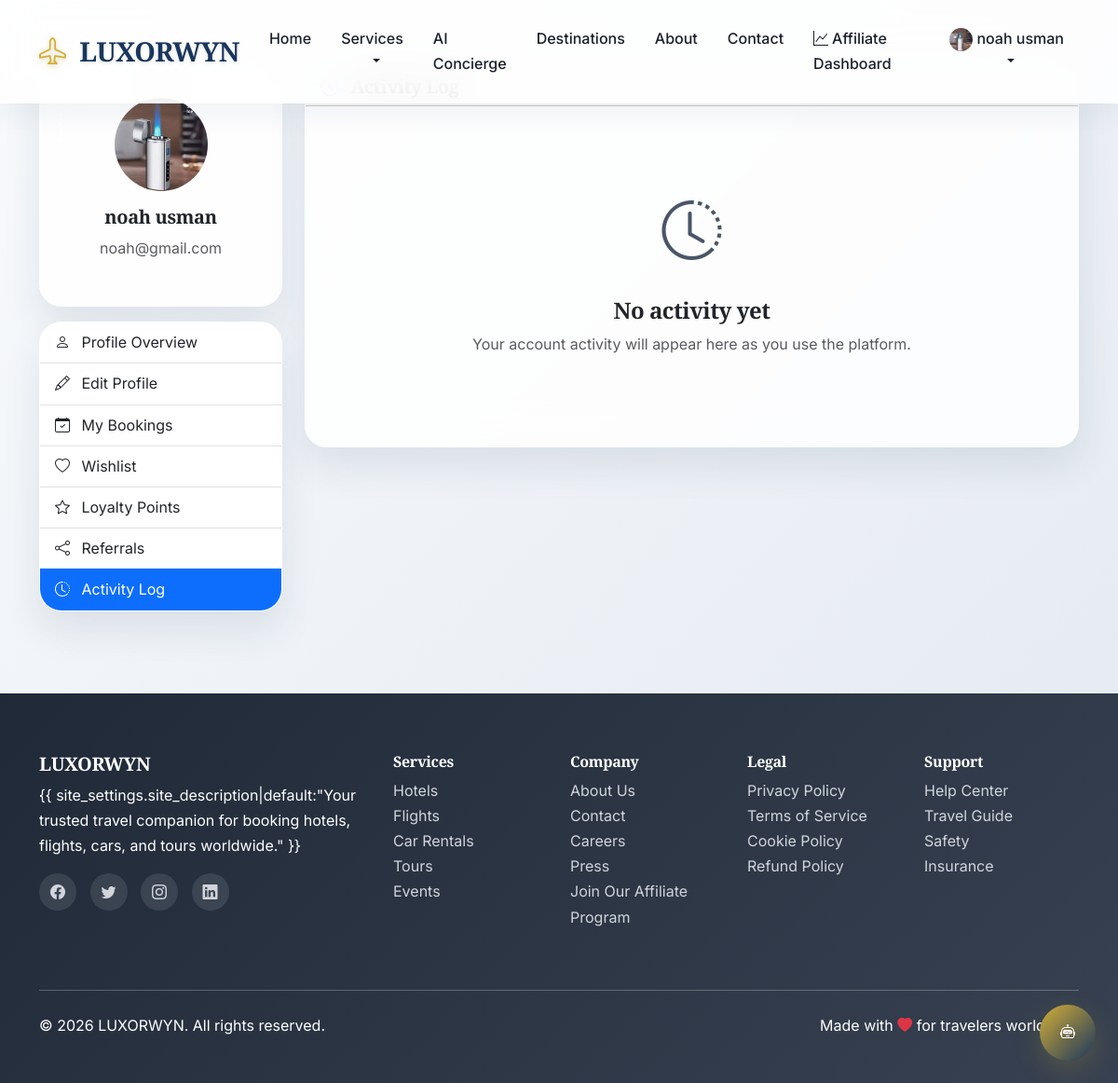
/users/activity-log/ (signed in), run on the app's committed database.
### core/models.py (models this page shows, shortened)
class SiteSettings(models.Model):
    site_name = models.CharField(max_length=100, default="TravelHub")
    site_description = models.CharField( max_length=500, default="your best travel service")
    default_currency = models.ForeignKey(Currency, on_delete=models.SET_NULL, null=True)
    default_language = models.CharField(max_length=5, default='en')
    commission_rate = models.DecimalField(max_digits=5, decimal_places=2, default=10.0)
    booking_cancellation_hours = models.IntegerField(default=24)
    support_email = models.EmailField(blank=True)
    support_phone = models.CharField(max_length=20, blank=True)
    class Meta:
        verbose_name_plural = "Site Settings"

### users/models.py (models this page shows, shortened)
class User(AbstractUser):
    email = models.EmailField(_('email address'), unique=True)
    username = models.CharField(_('username'), max_length=150, unique=True, blank=True)
    first_name = models.CharField(_('first name'), max_length=150)
    last_name = models.CharField(_('last name'), max_length=150)
    phone = models.CharField(max_length=20, blank=True)
    date_of_birth = models.DateField(null=True, blank=True)
    country = CountryField(blank=True)
    city = models.CharField(max_length=100, blank=True)
    address = models.TextField(blank=True)
    profile_picture = models.ImageField(upload_to='profile_pictures/', blank=True)
    preferred_currency = models.CharField(max_length=3, default='USD')
    preferred_language = models.CharField(max_length=5, default='en')
    is_verified = models.BooleanField(default=False)
    is_premium = models.BooleanField(default=False)
    premium_expires = models.DateTimeField(null=True, blank=True)
    referral_code = models.CharField(max_length=20, unique=True, blank=True)
    referred_by = models.ForeignKey('self', on_delete=models.SET_NULL, null=True, blank=True)
    total_bookings = models.IntegerField(default=0)
    total_spent = MoneyField(max_digits=10, decimal_places=2, default_currency='USD', default=0)
    loyalty_points = models.IntegerField(default=0)
    email_notifications = models.BooleanField(default=True)
    sms_notifications = models.BooleanField(default=False)
    promotional_emails = models.BooleanField(default=True)
    USERNAME_FIELD = 'email'
    REQUIRED_FIELDS = ['first_name', 'last_name', 'username']
    def get_full_name(self):
        return f"{self.first_name} {self.last_name}"

### users/views.py (the view)
# urls.py: path('activity-log/', views.activity_log, name='activity_log'),
@login_required
def activity_log(request):
    activities = UserActivity.objects.filter(user=request.user)[:50]
    context = {
        'activities': activities,
    }
    return render(request, 'users/activity_log.html', context)

### templates/users/activity_log.html (shortened to what this page needs)
{% extends 'base.html' %}
{% block content %}
<div class="container mt-5 pt-4">
    <div class="row">
        <div class="col-lg-3 mb-4">
            <div class="card">
                <div class="card-body text-center">
                    {% if user.profile_picture %}
                        <img src="{{ user.profile_picture.url }}" alt="Profile Picture" class="rounded-circle mb-3" width="100" height="100" style="object-fit: cover;">
                    {% else %}
                        <div class="bg-primary rounded-circle d-inline-flex align-items-center justify-content-center mb-3" style="width: 100px; height: 100px;">
                            <i class="bi bi-person-fill text-white" style="font-size: 2rem;"></i>
                        </div>
                    {% endif %}
                    <h5>{{ user.get_full_name }}</h5>
                    <p class="text-muted">{{ user.email }}</p>
                </div>
            </div>
            <div class="card mt-3">
                <div class="list-group list-group-flush">
                    <a href="{% url 'profile' %}" class="list-group-item list-group-item-action">
                        <i class="bi bi-person me-2"></i> Profile Overview
                    </a>
                    <a href="{% url 'edit_profile' %}" class="list-group-item list-group-item-action">
                        <i class="bi bi-pencil me-2"></i> Edit Profile
                    </a>
                    <a href="{% url 'user_bookings' %}" class="list-group-item list-group-item-action">
                        <i class="bi bi-calendar-check me-2"></i> My Bookings
                    </a>
                    <a href="{% url 'wishlist' %}" class="list-group-item list-group-item-action">
                        <i class="bi bi-heart me-2"></i> Wishlist
                    </a>
                    <a href="{% url 'loyalty_points' %}" class="list-group-item list-group-item-action">
                        <i class="bi bi-star me-2"></i> Loyalty Points
                    </a>
                    <a href="{% url 'referrals' %}" class="list-group-item list-group-item-action">
                        <i class="bi bi-share me-2"></i> Referrals
                    </a>
                    <a href="{% url 'activity_log' %}" class="list-group-item list-group-item-action active">
                        <i class="bi bi-clock-history me-2"></i> Activity Log
                    </a>
                </div>
            </div>
        </div>
        <div class="col-lg-9">
            <div class="card">
                <div class="card-header">
                    <h5 class="mb-0">
                        <i class="bi bi-clock-history text-primary me-2"></i>
                    </h5>
                </div>
                <div class="card-body">
                    {% if activities %}
                        <div class="timeline">
                            {% for activity in activities %}
                            <div class="timeline-item">
                                <div class="timeline-marker">
                                    {% if activity.activity_type == 'login' %}
                                        <i class="bi bi-box-arrow-in-right text-success"></i>
                                    {% elif activity.activity_type == 'booking' %}
                                        <i class="bi bi-calendar-check text-primary"></i>
                                    {% elif activity.activity_type == 'review' %}
                                        <i class="bi bi-star text-warning"></i>
                                    {% elif activity.activity_type == 'profile_update' %}
                                        <i class="bi bi-person-gear text-info"></i>
                                    {% else %}
                                        <i class="bi bi-circle text-muted"></i>
                                    {% endif %}
                                </div>
                                <div class="timeline-content">
                                    <div class="d-flex justify-content-between align-items-start">
                                        <div>
                                            <h6 class="mb-1">{{ activity.get_activity_type_display }}</h6>
                                            <p class="text-muted mb-1">{{ activity.description }}</p>
                                            <small class="text-muted">
                                                <i class="bi bi-clock me-1"></i>{{ activity.timestamp|date:"M d, Y H:i" }}
                                                {% if activity.ip_address %}
                                                    <i class="bi bi-geo-alt ms-3 me-1"></i>{{ activity.ip_address }}
                                                {% endif %}
                                            </small>
                                        </div>
                                    </div>
                                </div>
                            </div>
                            {% endfor %}
                        </div>
                    {% else %}
                        <div class="text-center py-5">
                            <i class="bi bi-clock-history" style="font-size: 4rem; color: var(--text-secondary);"></i>
                            <h4 class="mt-3">No activity yet</h4>
                            <p class="text-muted">Your account activity will appear here as you use the platform.</p>
                        </div>
                    {% endif %}
                </div>
            </div>
        </div>
    </div>
</div>
{% endblock %}

### templates/base.html (shortened to what this page needs)
<!DOCTYPE html>
<html lang="en">
<head>
        content="{% block og_image %}{% load static %}{% static 'images/og-image.jpg' %}{% endblock %}">
        content="{% block twitter_image %}{% load static %}{% static 'images/og-image.jpg' %}{% endblock %}">
    <link rel="icon" type="image/x-icon" href="{% load static %}{% static 'images/favicon.ico' %}">
    <link rel="apple-touch-icon" sizes="180x180" href="{% load static %}{% static 'images/apple-touch-icon.png' %}">
    <link href="https://cdn.jsdelivr.net/npm/bootstrap@5.3.0/dist/css/bootstrap.min.css" rel="stylesheet">
    <link rel="stylesheet" href="https://cdn.jsdelivr.net/npm/bootstrap-icons@1.10.0/font/bootstrap-icons.css">
</head>
<body>
    <nav class="navbar navbar-expand-lg navbar-light fixed-top">
        <div class="container">
            <a class="navbar-brand" href="{% url 'home' %}">
                <i class="bi bi-airplane"></i> {{ site_settings.site_name|default:"TravelHub" }}
            </a>
            <div class="collapse navbar-collapse" id="navbarNav">
                <ul class="navbar-nav me-auto">
                    <li class="nav-item">
                        <a class="nav-link" href="{% url 'home' %}">Home</a>
                    </li>
                    <li class="nav-item dropdown">
                        <a class="nav-link dropdown-toggle" href="#" id="servicesDropdown" role="button"
                            data-bs-toggle="dropdown">
                            Services
                        </a>
                    </li>
                    <li class="nav-item">
                        <a class="nav-link" href="{% url 'concierge' %}">AI Concierge</a>
                    </li>
                    <li class="nav-item">
                        <a class="nav-link" href="{% url 'destinations' %}">Destinations</a>
                    </li>
                    <li class="nav-item">
                        <a class="nav-link" href="{% url 'about' %}">About</a>
                    </li>
                    <li class="nav-item">
                        <a class="nav-link" href="{% url 'contact' %}">Contact</a>
                    </li>
                </ul>
                <ul class="navbar-nav">
                    {% if user.is_authenticated %}
                    {% if user.affiliate_profile %}
                    <li class="nav-item">
                        <a class="nav-link" href="{% url 'affiliates:dashboard' %}">
                            <i class="bi bi-graph-up me-1"></i>Affiliate Dashboard
                        </a>
                    </li>
                    {% endif %}
                    <li class="nav-item dropdown">
                        <a class="nav-link dropdown-toggle" href="#" id="userDropdown" role="button"
                            data-bs-toggle="dropdown">
                            {% if user.profile_picture %}
                            <img src="{{ user.profile_picture.url }}" alt="Profile" class="rounded-circle" width="25"
                                height="25">
                            {% else %}
                            <i class="bi bi-person-circle"></i>
                            {% endif %}
                            {{ user.get_full_name|default:user.email }}
                        </a>
                    </li>
                    {% endif %}
                </ul>
            </div>
        </div>
    </nav>
    <main>
        {% block content %}{% endblock %}
    </main>
    <footer class="footer">
        <div class="container">
            <div class="row">
                <div class="col-lg-4 mb-4">
                    <h5>{{ site_settings.site_name|default:"TravelHub" }}</h5>
                    <p>{{ site_settings.site_description|default:"Your trusted travel companion for booking hotels,
                        flights, cars, and tours worldwide." }}</p>
                    <div class="social-links">
                        <a href="#"><i class="bi bi-facebook"></i></a>
                        <a href="#"><i class="bi bi-twitter"></i></a>
                        <a href="#"><i class="bi bi-instagram"></i></a>
                        <a href="#"><i class="bi bi-linkedin"></i></a>
                    </div>
                </div>
                <div class="col-lg-2 col-md-6 mb-4">
                    <h6>Services</h6>
                    <ul class="list-unstyled">
                        <li><a href="{% url 'hotels:hotel_list' %}">Hotels</a></li>
                        <li><a href="{% url 'flights:flight_search' %}">Flights</a></li>
                        <li><a href="{% url 'cars:car_list' %}">Car Rentals</a></li>
                        <li><a href="{% url 'tours:tour_list' %}">Tours</a></li>
                        <li><a href="{% url 'events:event_list' %}">Events</a></li>
                    </ul>
                </div>
                <div class="col-lg-2 col-md-6 mb-4">
                    <h6>Company</h6>
                    <ul class="list-unstyled">
                        <li><a href="{% url 'about' %}">About Us</a></li>
                        <li><a href="{% url 'contact' %}">Contact</a></li>
                        <li><a href="#">Careers</a></li>
                        <li><a href="#">Press</a></li>
                        <li><a href="{% url 'affiliates:signup'%}">Join Our Affiliate Program</a></li>
                    </ul>
                </div>
                <div class="col-lg-2 col-md-6 mb-4">
                    <h6>Legal</h6>
                    <ul class="list-unstyled">
                        <li><a href="{% url 'privacy_policy' %}">Privacy Policy</a></li>
                        <li><a href="{% url 'terms_of_service' %}">Terms of Service</a></li>
                        <li><a href="#">Cookie Policy</a></li>
                        <li><a href="#">Refund Policy</a></li>
                    </ul>
                </div>
                <div class="col-lg-2 col-md-6 mb-4">
                    <h6>Support</h6>
                    <ul class="list-unstyled">
                        <li><a href="#">Help Center</a></li>
                        <li><a href="#">Travel Guide</a></li>
                        <li><a href="#">Safety</a></li>
                        <li><a href="#">Insurance</a></li>
                    </ul>
                </div>
            </div>
            <hr class="my-4">
            <div class="row align-items-center">
                <div class="col-md-6">
                    <p>&copy; {% now "Y" %} {{ site_settings.site_name|default:"TravelHub" }}. All rights reserved.</p>
                </div>
                <div class="col-md-6 text-md-end">
                    <p>Made with <i class="bi bi-heart-fill text-danger"></i> for travelers worldwide</p>
                </div>
            </div>
        </div>
    </footer>
    <script src="{% load static %}{% static 'js/booking.js' %}"></script>
    <div class="ai-assistant-button" id="aiAssistantButton" title="Travel Assistant">
        <i class="bi bi-robot"></i>
    </div>
</body>
</html>

### data on the page
SiteSettings: site_name "LUXORWYN"
User: profile_picture (picture), get_full_name "noah usman", email "noah@gmail.com"
